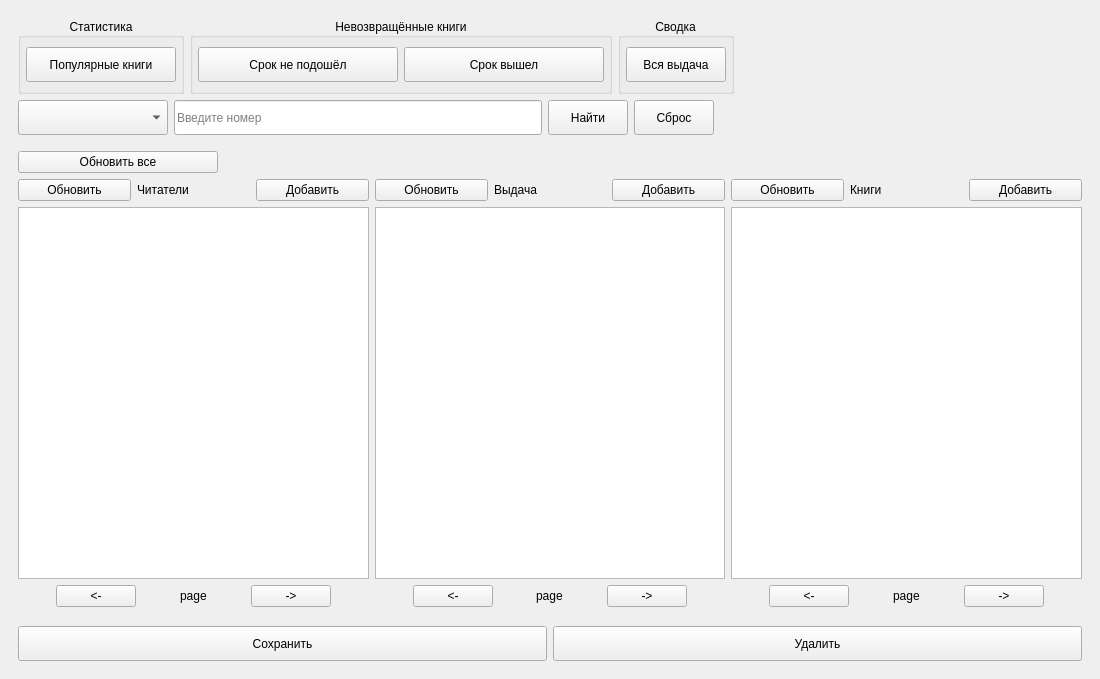
<?xml version="1.0" encoding="UTF-8"?>
<ui version="4.0">
 <class>MainWindow</class>
 <widget class="QMainWindow" name="MainWindow">
  <property name="geometry">
   <rect>
    <x>0</x>
    <y>0</y>
    <width>1100</width>
    <height>679</height>
   </rect>
  </property>
  <property name="windowTitle">
   <string>MainWindow</string>
  </property>
  <widget class="QWidget" name="centralwidget">
   <layout class="QGridLayout" name="gridLayout">
    <item row="0" column="0">
     <widget class="QStackedWidget" name="stackedWidget">
      <property name="sizePolicy">
       <sizepolicy hsizetype="Preferred" vsizetype="Preferred">
        <horstretch>0</horstretch>
        <verstretch>0</verstretch>
       </sizepolicy>
      </property>
      <property name="currentIndex">
       <number>0</number>
      </property>
      <widget class="QWidget" name="page_main">
       <property name="minimumSize">
        <size>
         <width>933</width>
         <height>661</height>
        </size>
       </property>
       <layout class="QGridLayout" name="gridLayout_4">
        <item row="0" column="0">
         <layout class="QVBoxLayout" name="verticalLayout">
          <item>
           <layout class="QHBoxLayout" name="menu_horizontalLayout">
            <item>
             <widget class="QGroupBox" name="groupBox_2">
              <property name="sizePolicy">
               <sizepolicy hsizetype="Minimum" vsizetype="Minimum">
                <horstretch>0</horstretch>
                <verstretch>0</verstretch>
               </sizepolicy>
              </property>
              <property name="title">
               <string>Статистика</string>
              </property>
              <property name="alignment">
               <set>Qt::AlignCenter</set>
              </property>
              <layout class="QHBoxLayout" name="horizontalLayout_3">
               <property name="leftMargin">
                <number>5</number>
               </property>
               <property name="rightMargin">
                <number>5</number>
               </property>
               <item>
                <widget class="QPushButton" name="statistic_button">
                 <property name="sizePolicy">
                  <sizepolicy hsizetype="Minimum" vsizetype="Fixed">
                   <horstretch>0</horstretch>
                   <verstretch>0</verstretch>
                  </sizepolicy>
                 </property>
                 <property name="minimumSize">
                  <size>
                   <width>150</width>
                   <height>35</height>
                  </size>
                 </property>
                 <property name="text">
                  <string>Популярные книги</string>
                 </property>
                </widget>
               </item>
              </layout>
             </widget>
            </item>
            <item>
             <widget class="QGroupBox" name="groupBox">
              <property name="sizePolicy">
               <sizepolicy hsizetype="Minimum" vsizetype="Minimum">
                <horstretch>0</horstretch>
                <verstretch>0</verstretch>
               </sizepolicy>
              </property>
              <property name="minimumSize">
               <size>
                <width>400</width>
                <height>35</height>
               </size>
              </property>
              <property name="layoutDirection">
               <enum>Qt::LeftToRight</enum>
              </property>
              <property name="title">
               <string>Невозвращённые книги</string>
              </property>
              <property name="alignment">
               <set>Qt::AlignCenter</set>
              </property>
              <property name="flat">
               <bool>false</bool>
              </property>
              <property name="checkable">
               <bool>false</bool>
              </property>
              <layout class="QHBoxLayout" name="horizontalLayout">
               <property name="leftMargin">
                <number>5</number>
               </property>
               <property name="rightMargin">
                <number>5</number>
               </property>
               <item>
                <widget class="QPushButton" name="in_borrowing_button">
                 <property name="sizePolicy">
                  <sizepolicy hsizetype="Minimum" vsizetype="Minimum">
                   <horstretch>0</horstretch>
                   <verstretch>0</verstretch>
                  </sizepolicy>
                 </property>
                 <property name="minimumSize">
                  <size>
                   <width>200</width>
                   <height>35</height>
                  </size>
                 </property>
                 <property name="text">
                  <string>Срок не подошёл</string>
                 </property>
                </widget>
               </item>
               <item>
                <widget class="QPushButton" name="non_returned_button">
                 <property name="sizePolicy">
                  <sizepolicy hsizetype="Minimum" vsizetype="Minimum">
                   <horstretch>0</horstretch>
                   <verstretch>0</verstretch>
                  </sizepolicy>
                 </property>
                 <property name="minimumSize">
                  <size>
                   <width>200</width>
                   <height>35</height>
                  </size>
                 </property>
                 <property name="text">
                  <string>Срок вышел</string>
                 </property>
                </widget>
               </item>
              </layout>
             </widget>
            </item>
            <item>
             <widget class="QGroupBox" name="groupBox_3">
              <property name="title">
               <string>Сводка</string>
              </property>
              <property name="alignment">
               <set>Qt::AlignCenter</set>
              </property>
              <property name="checkable">
               <bool>false</bool>
              </property>
              <layout class="QHBoxLayout" name="horizontalLayout_7">
               <property name="leftMargin">
                <number>5</number>
               </property>
               <property name="rightMargin">
                <number>5</number>
               </property>
               <item>
                <widget class="QPushButton" name="all_borrowing_button">
                 <property name="sizePolicy">
                  <sizepolicy hsizetype="Minimum" vsizetype="Minimum">
                   <horstretch>0</horstretch>
                   <verstretch>0</verstretch>
                  </sizepolicy>
                 </property>
                 <property name="minimumSize">
                  <size>
                   <width>100</width>
                   <height>0</height>
                  </size>
                 </property>
                 <property name="text">
                  <string>Вся выдача</string>
                 </property>
                </widget>
               </item>
              </layout>
             </widget>
            </item>
            <item>
             <spacer name="horizontalSpacer_4">
              <property name="orientation">
               <enum>Qt::Horizontal</enum>
              </property>
              <property name="sizeHint" stdset="0">
               <size>
                <width>40</width>
                <height>20</height>
               </size>
              </property>
             </spacer>
            </item>
           </layout>
          </item>
          <item>
           <layout class="QHBoxLayout" name="search_horizontalLayout">
            <item>
             <widget class="QComboBox" name="table_comboBox">
              <property name="sizePolicy">
               <sizepolicy hsizetype="Minimum" vsizetype="Minimum">
                <horstretch>0</horstretch>
                <verstretch>0</verstretch>
               </sizepolicy>
              </property>
              <property name="minimumSize">
               <size>
                <width>150</width>
                <height>35</height>
               </size>
              </property>
              <property name="placeholderText">
               <string>Таблица</string>
              </property>
             </widget>
            </item>
            <item>
             <widget class="QLineEdit" name="search_lineEdit">
              <property name="sizePolicy">
               <sizepolicy hsizetype="Expanding" vsizetype="Minimum">
                <horstretch>0</horstretch>
                <verstretch>0</verstretch>
               </sizepolicy>
              </property>
              <property name="minimumSize">
               <size>
                <width>0</width>
                <height>35</height>
               </size>
              </property>
              <property name="placeholderText">
               <string>Введите номер</string>
              </property>
             </widget>
            </item>
            <item>
             <widget class="QPushButton" name="search_button">
              <property name="sizePolicy">
               <sizepolicy hsizetype="Minimum" vsizetype="Minimum">
                <horstretch>0</horstretch>
                <verstretch>0</verstretch>
               </sizepolicy>
              </property>
              <property name="minimumSize">
               <size>
                <width>0</width>
                <height>35</height>
               </size>
              </property>
              <property name="text">
               <string>Найти</string>
              </property>
             </widget>
            </item>
            <item>
             <widget class="QPushButton" name="clear_search_button">
              <property name="sizePolicy">
               <sizepolicy hsizetype="Minimum" vsizetype="Minimum">
                <horstretch>0</horstretch>
                <verstretch>0</verstretch>
               </sizepolicy>
              </property>
              <property name="text">
               <string>Сброс</string>
              </property>
             </widget>
            </item>
            <item>
             <spacer name="horizontalSpacer_5">
              <property name="orientation">
               <enum>Qt::Horizontal</enum>
              </property>
              <property name="sizeHint" stdset="0">
               <size>
                <width>40</width>
                <height>20</height>
               </size>
              </property>
             </spacer>
            </item>
           </layout>
          </item>
          <item>
           <spacer name="verticalSpacer">
            <property name="orientation">
             <enum>Qt::Vertical</enum>
            </property>
            <property name="sizeType">
             <enum>QSizePolicy::Minimum</enum>
            </property>
            <property name="sizeHint" stdset="0">
             <size>
              <width>20</width>
              <height>10</height>
             </size>
            </property>
           </spacer>
          </item>
          <item>
           <widget class="QPushButton" name="refresh_all_button">
            <property name="sizePolicy">
             <sizepolicy hsizetype="Fixed" vsizetype="Fixed">
              <horstretch>0</horstretch>
              <verstretch>0</verstretch>
             </sizepolicy>
            </property>
            <property name="minimumSize">
             <size>
              <width>200</width>
              <height>0</height>
             </size>
            </property>
            <property name="text">
             <string>Обновить все</string>
            </property>
           </widget>
          </item>
          <item>
           <layout class="QHBoxLayout" name="tables_horizontalLayout">
            <item>
             <layout class="QVBoxLayout" name="readers_verticalLayout">
              <item>
               <layout class="QHBoxLayout" name="readers_headline_hl">
                <item>
                 <widget class="QPushButton" name="refresh_readers_button">
                  <property name="text">
                   <string>Обновить</string>
                  </property>
                 </widget>
                </item>
                <item>
                 <widget class="QLabel" name="readers_label">
                  <property name="text">
                   <string>Читатели</string>
                  </property>
                 </widget>
                </item>
                <item>
                 <widget class="QPushButton" name="add_reader_button">
                  <property name="text">
                   <string>Добавить</string>
                  </property>
                 </widget>
                </item>
               </layout>
              </item>
              <item>
               <widget class="QTableWidget" name="readers_table">
                <property name="frameShape">
                 <enum>QFrame::StyledPanel</enum>
                </property>
                <property name="frameShadow">
                 <enum>QFrame::Sunken</enum>
                </property>
                <property name="editTriggers">
                 <set>QAbstractItemView::NoEditTriggers</set>
                </property>
                <property name="selectionMode">
                 <enum>QAbstractItemView::SingleSelection</enum>
                </property>
                <property name="selectionBehavior">
                 <enum>QAbstractItemView::SelectRows</enum>
                </property>
                <property name="gridStyle">
                 <enum>Qt::SolidLine</enum>
                </property>
                <property name="sortingEnabled">
                 <bool>false</bool>
                </property>
                <property name="wordWrap">
                 <bool>true</bool>
                </property>
                <property name="cornerButtonEnabled">
                 <bool>true</bool>
                </property>
                <property name="rowCount">
                 <number>0</number>
                </property>
                <property name="columnCount">
                 <number>0</number>
                </property>
                <attribute name="verticalHeaderVisible">
                 <bool>false</bool>
                </attribute>
               </widget>
              </item>
              <item>
               <layout class="QHBoxLayout" name="horizontalLayout_4">
                <item>
                 <spacer name="horizontalSpacer_21">
                  <property name="orientation">
                   <enum>Qt::Horizontal</enum>
                  </property>
                  <property name="sizeHint" stdset="0">
                   <size>
                    <width>40</width>
                    <height>20</height>
                   </size>
                  </property>
                 </spacer>
                </item>
                <item>
                 <widget class="QPushButton" name="reader_back_button">
                  <property name="text">
                   <string>&lt;-</string>
                  </property>
                 </widget>
                </item>
                <item>
                 <spacer name="horizontalSpacer_3">
                  <property name="orientation">
                   <enum>Qt::Horizontal</enum>
                  </property>
                  <property name="sizeHint" stdset="0">
                   <size>
                    <width>40</width>
                    <height>20</height>
                   </size>
                  </property>
                 </spacer>
                </item>
                <item>
                 <widget class="QLabel" name="reader_page_label">
                  <property name="text">
                   <string>page</string>
                  </property>
                 </widget>
                </item>
                <item>
                 <spacer name="horizontalSpacer_15">
                  <property name="orientation">
                   <enum>Qt::Horizontal</enum>
                  </property>
                  <property name="sizeHint" stdset="0">
                   <size>
                    <width>40</width>
                    <height>20</height>
                   </size>
                  </property>
                 </spacer>
                </item>
                <item>
                 <widget class="QPushButton" name="reader_next_button">
                  <property name="text">
                   <string>-&gt;</string>
                  </property>
                 </widget>
                </item>
                <item>
                 <spacer name="horizontalSpacer_22">
                  <property name="orientation">
                   <enum>Qt::Horizontal</enum>
                  </property>
                  <property name="sizeHint" stdset="0">
                   <size>
                    <width>40</width>
                    <height>20</height>
                   </size>
                  </property>
                 </spacer>
                </item>
               </layout>
              </item>
             </layout>
            </item>
            <item>
             <layout class="QVBoxLayout" name="borrowing_verticalLayout">
              <item>
               <layout class="QHBoxLayout" name="borrowing_headline_hl">
                <item>
                 <widget class="QPushButton" name="refresh_borrowing_button">
                  <property name="text">
                   <string>Обновить</string>
                  </property>
                 </widget>
                </item>
                <item>
                 <widget class="QLabel" name="borrowing_label">
                  <property name="text">
                   <string>Выдача</string>
                  </property>
                 </widget>
                </item>
                <item>
                 <widget class="QPushButton" name="add_borrowing_button">
                  <property name="text">
                   <string>Добавить</string>
                  </property>
                 </widget>
                </item>
               </layout>
              </item>
              <item>
               <widget class="QTableWidget" name="borrowing_table">
                <property name="editTriggers">
                 <set>QAbstractItemView::NoEditTriggers</set>
                </property>
                <property name="selectionMode">
                 <enum>QAbstractItemView::SingleSelection</enum>
                </property>
                <property name="selectionBehavior">
                 <enum>QAbstractItemView::SelectRows</enum>
                </property>
                <property name="sortingEnabled">
                 <bool>false</bool>
                </property>
                <property name="rowCount">
                 <number>0</number>
                </property>
                <property name="columnCount">
                 <number>0</number>
                </property>
                <attribute name="verticalHeaderVisible">
                 <bool>false</bool>
                </attribute>
               </widget>
              </item>
              <item>
               <layout class="QHBoxLayout" name="horizontalLayout_2">
                <item>
                 <spacer name="horizontalSpacer_23">
                  <property name="orientation">
                   <enum>Qt::Horizontal</enum>
                  </property>
                  <property name="sizeHint" stdset="0">
                   <size>
                    <width>40</width>
                    <height>20</height>
                   </size>
                  </property>
                 </spacer>
                </item>
                <item>
                 <widget class="QPushButton" name="borrowing_back_button">
                  <property name="text">
                   <string>&lt;-</string>
                  </property>
                 </widget>
                </item>
                <item>
                 <spacer name="horizontalSpacer_7">
                  <property name="orientation">
                   <enum>Qt::Horizontal</enum>
                  </property>
                  <property name="sizeHint" stdset="0">
                   <size>
                    <width>40</width>
                    <height>20</height>
                   </size>
                  </property>
                 </spacer>
                </item>
                <item>
                 <widget class="QLabel" name="borrowing_page_label">
                  <property name="text">
                   <string>page</string>
                  </property>
                 </widget>
                </item>
                <item>
                 <spacer name="horizontalSpacer_16">
                  <property name="orientation">
                   <enum>Qt::Horizontal</enum>
                  </property>
                  <property name="sizeHint" stdset="0">
                   <size>
                    <width>40</width>
                    <height>20</height>
                   </size>
                  </property>
                 </spacer>
                </item>
                <item>
                 <widget class="QPushButton" name="borrowing_next_button">
                  <property name="text">
                   <string>-&gt;</string>
                  </property>
                 </widget>
                </item>
                <item>
                 <spacer name="horizontalSpacer_24">
                  <property name="orientation">
                   <enum>Qt::Horizontal</enum>
                  </property>
                  <property name="sizeHint" stdset="0">
                   <size>
                    <width>40</width>
                    <height>20</height>
                   </size>
                  </property>
                 </spacer>
                </item>
               </layout>
              </item>
             </layout>
            </item>
            <item>
             <layout class="QVBoxLayout" name="books_verticalLayout">
              <item>
               <layout class="QHBoxLayout" name="books_headline_hl">
                <item>
                 <widget class="QPushButton" name="refresh_books_button">
                  <property name="text">
                   <string>Обновить</string>
                  </property>
                 </widget>
                </item>
                <item>
                 <widget class="QLabel" name="books_label">
                  <property name="text">
                   <string>Книги</string>
                  </property>
                 </widget>
                </item>
                <item>
                 <widget class="QPushButton" name="add_book_button">
                  <property name="text">
                   <string>Добавить</string>
                  </property>
                 </widget>
                </item>
               </layout>
              </item>
              <item>
               <widget class="QTableWidget" name="books_table">
                <property name="sizePolicy">
                 <sizepolicy hsizetype="Expanding" vsizetype="Expanding">
                  <horstretch>0</horstretch>
                  <verstretch>0</verstretch>
                 </sizepolicy>
                </property>
                <property name="editTriggers">
                 <set>QAbstractItemView::NoEditTriggers</set>
                </property>
                <property name="selectionMode">
                 <enum>QAbstractItemView::SingleSelection</enum>
                </property>
                <property name="selectionBehavior">
                 <enum>QAbstractItemView::SelectRows</enum>
                </property>
                <property name="sortingEnabled">
                 <bool>false</bool>
                </property>
                <attribute name="verticalHeaderVisible">
                 <bool>false</bool>
                </attribute>
               </widget>
              </item>
              <item>
               <layout class="QHBoxLayout" name="horizontalLayout_9">
                <item>
                 <spacer name="horizontalSpacer_26">
                  <property name="orientation">
                   <enum>Qt::Horizontal</enum>
                  </property>
                  <property name="sizeHint" stdset="0">
                   <size>
                    <width>40</width>
                    <height>20</height>
                   </size>
                  </property>
                 </spacer>
                </item>
                <item>
                 <widget class="QPushButton" name="book_back_button">
                  <property name="text">
                   <string>&lt;-</string>
                  </property>
                 </widget>
                </item>
                <item>
                 <spacer name="horizontalSpacer_8">
                  <property name="orientation">
                   <enum>Qt::Horizontal</enum>
                  </property>
                  <property name="sizeHint" stdset="0">
                   <size>
                    <width>40</width>
                    <height>20</height>
                   </size>
                  </property>
                 </spacer>
                </item>
                <item>
                 <widget class="QLabel" name="book_page_label">
                  <property name="text">
                   <string>page</string>
                  </property>
                 </widget>
                </item>
                <item>
                 <spacer name="horizontalSpacer_17">
                  <property name="orientation">
                   <enum>Qt::Horizontal</enum>
                  </property>
                  <property name="sizeHint" stdset="0">
                   <size>
                    <width>40</width>
                    <height>20</height>
                   </size>
                  </property>
                 </spacer>
                </item>
                <item>
                 <widget class="QPushButton" name="book_next_button">
                  <property name="text">
                   <string>-&gt;</string>
                  </property>
                 </widget>
                </item>
                <item>
                 <spacer name="horizontalSpacer_25">
                  <property name="orientation">
                   <enum>Qt::Horizontal</enum>
                  </property>
                  <property name="sizeHint" stdset="0">
                   <size>
                    <width>40</width>
                    <height>20</height>
                   </size>
                  </property>
                 </spacer>
                </item>
               </layout>
              </item>
             </layout>
            </item>
           </layout>
          </item>
          <item>
           <spacer name="verticalSpacer_3">
            <property name="orientation">
             <enum>Qt::Vertical</enum>
            </property>
            <property name="sizeType">
             <enum>QSizePolicy::Minimum</enum>
            </property>
            <property name="sizeHint" stdset="0">
             <size>
              <width>20</width>
              <height>13</height>
             </size>
            </property>
           </spacer>
          </item>
          <item>
           <layout class="QHBoxLayout" name="crud_horizontalLayout">
            <item>
             <layout class="QHBoxLayout" name="attrs_edit_hl"/>
            </item>
            <item>
             <widget class="QPushButton" name="save_button">
              <property name="sizePolicy">
               <sizepolicy hsizetype="Minimum" vsizetype="Minimum">
                <horstretch>0</horstretch>
                <verstretch>0</verstretch>
               </sizepolicy>
              </property>
              <property name="minimumSize">
               <size>
                <width>0</width>
                <height>35</height>
               </size>
              </property>
              <property name="text">
               <string>Сохранить</string>
              </property>
             </widget>
            </item>
            <item>
             <widget class="QPushButton" name="delete_button">
              <property name="sizePolicy">
               <sizepolicy hsizetype="Minimum" vsizetype="Minimum">
                <horstretch>0</horstretch>
                <verstretch>0</verstretch>
               </sizepolicy>
              </property>
              <property name="minimumSize">
               <size>
                <width>0</width>
                <height>35</height>
               </size>
              </property>
              <property name="text">
               <string>Удалить</string>
              </property>
             </widget>
            </item>
           </layout>
          </item>
         </layout>
        </item>
       </layout>
      </widget>
      <widget class="QWidget" name="page_statistic">
       <layout class="QGridLayout" name="gridLayout_5">
        <item row="0" column="0">
         <layout class="QVBoxLayout" name="verticalLayout_2">
          <item>
           <layout class="QHBoxLayout" name="menu_horizontalLayout_2">
            <item>
             <widget class="QPushButton" name="return_button_statistic">
              <property name="sizePolicy">
               <sizepolicy hsizetype="Minimum" vsizetype="Minimum">
                <horstretch>0</horstretch>
                <verstretch>0</verstretch>
               </sizepolicy>
              </property>
              <property name="minimumSize">
               <size>
                <width>150</width>
                <height>35</height>
               </size>
              </property>
              <property name="text">
               <string>Назад</string>
              </property>
             </widget>
            </item>
            <item>
             <spacer name="horizontalSpacer">
              <property name="orientation">
               <enum>Qt::Horizontal</enum>
              </property>
              <property name="sizeType">
               <enum>QSizePolicy::Minimum</enum>
              </property>
              <property name="sizeHint" stdset="0">
               <size>
                <width>150</width>
                <height>20</height>
               </size>
              </property>
             </spacer>
            </item>
            <item>
             <widget class="QLabel" name="label_statistic_header">
              <property name="text">
               <string>Самые популярные книги</string>
              </property>
             </widget>
            </item>
            <item>
             <spacer name="horizontalSpacer_6">
              <property name="orientation">
               <enum>Qt::Horizontal</enum>
              </property>
              <property name="sizeHint" stdset="0">
               <size>
                <width>40</width>
                <height>20</height>
               </size>
              </property>
             </spacer>
            </item>
           </layout>
          </item>
          <item>
           <spacer name="verticalSpacer_5">
            <property name="orientation">
             <enum>Qt::Vertical</enum>
            </property>
            <property name="sizeType">
             <enum>QSizePolicy::Minimum</enum>
            </property>
            <property name="sizeHint" stdset="0">
             <size>
              <width>20</width>
              <height>13</height>
             </size>
            </property>
           </spacer>
          </item>
          <item>
           <layout class="QHBoxLayout" name="tables_horizontalLayout_2">
            <item>
             <layout class="QVBoxLayout" name="table_verticalLayout_statistic">
              <item>
               <layout class="QHBoxLayout" name="table_headline_statistic_hl">
                <item>
                 <widget class="QPushButton" name="refresh_button_statistic">
                  <property name="sizePolicy">
                   <sizepolicy hsizetype="Fixed" vsizetype="Minimum">
                    <horstretch>0</horstretch>
                    <verstretch>0</verstretch>
                   </sizepolicy>
                  </property>
                  <property name="minimumSize">
                   <size>
                    <width>200</width>
                    <height>30</height>
                   </size>
                  </property>
                  <property name="text">
                   <string>Обновить</string>
                  </property>
                 </widget>
                </item>
                <item>
                 <spacer name="horizontalSpacer_10">
                  <property name="orientation">
                   <enum>Qt::Horizontal</enum>
                  </property>
                  <property name="sizeType">
                   <enum>QSizePolicy::Minimum</enum>
                  </property>
                  <property name="sizeHint" stdset="0">
                   <size>
                    <width>20</width>
                    <height>20</height>
                   </size>
                  </property>
                 </spacer>
                </item>
                <item>
                 <widget class="QLabel" name="label_limit">
                  <property name="text">
                   <string>Показывать на странице:</string>
                  </property>
                 </widget>
                </item>
                <item>
                 <widget class="QSpinBox" name="limit_spinBox">
                  <property name="minimumSize">
                   <size>
                    <width>30</width>
                    <height>30</height>
                   </size>
                  </property>
                  <property name="wrapping">
                   <bool>false</bool>
                  </property>
                  <property name="showGroupSeparator" stdset="0">
                   <bool>false</bool>
                  </property>
                  <property name="minimum">
                   <number>1</number>
                  </property>
                  <property name="maximum">
                   <number>99</number>
                  </property>
                  <property name="value">
                   <number>10</number>
                  </property>
                 </widget>
                </item>
                <item>
                 <spacer name="horizontalSpacer_9">
                  <property name="orientation">
                   <enum>Qt::Horizontal</enum>
                  </property>
                  <property name="sizeType">
                   <enum>QSizePolicy::Minimum</enum>
                  </property>
                  <property name="sizeHint" stdset="0">
                   <size>
                    <width>40</width>
                    <height>20</height>
                   </size>
                  </property>
                 </spacer>
                </item>
                <item>
                 <widget class="QCheckBox" name="period_checkBox">
                  <property name="text">
                   <string>Период:</string>
                  </property>
                 </widget>
                </item>
                <item>
                 <widget class="QDateEdit" name="dateEdit">
                  <property name="minimumSize">
                   <size>
                    <width>80</width>
                    <height>30</height>
                   </size>
                  </property>
                  <property name="maximumDate">
                   <date>
                    <year>2500</year>
                    <month>12</month>
                    <day>31</day>
                   </date>
                  </property>
                  <property name="minimumDate">
                   <date>
                    <year>1980</year>
                    <month>9</month>
                    <day>14</day>
                   </date>
                  </property>
                  <property name="currentSection">
                   <enum>QDateTimeEdit::DaySection</enum>
                  </property>
                  <property name="displayFormat">
                   <string>dd.MM.yyyy</string>
                  </property>
                  <property name="date">
                   <date>
                    <year>2023</year>
                    <month>1</month>
                    <day>1</day>
                   </date>
                  </property>
                 </widget>
                </item>
                <item>
                 <spacer name="horizontalSpacer_2">
                  <property name="orientation">
                   <enum>Qt::Horizontal</enum>
                  </property>
                  <property name="sizeHint" stdset="0">
                   <size>
                    <width>40</width>
                    <height>20</height>
                   </size>
                  </property>
                 </spacer>
                </item>
               </layout>
              </item>
              <item>
               <widget class="QTableWidget" name="table_statistic">
                <property name="editTriggers">
                 <set>QAbstractItemView::NoEditTriggers</set>
                </property>
                <property name="selectionMode">
                 <enum>QAbstractItemView::ExtendedSelection</enum>
                </property>
                <property name="selectionBehavior">
                 <enum>QAbstractItemView::SelectItems</enum>
                </property>
                <property name="sortingEnabled">
                 <bool>false</bool>
                </property>
                <attribute name="verticalHeaderVisible">
                 <bool>false</bool>
                </attribute>
               </widget>
              </item>
              <item>
               <layout class="QHBoxLayout" name="horizontalLayout_5"/>
              </item>
             </layout>
            </item>
           </layout>
          </item>
         </layout>
        </item>
       </layout>
      </widget>
      <widget class="QWidget" name="page_borrowed">
       <layout class="QGridLayout" name="gridLayout_6">
        <item row="0" column="0">
         <layout class="QVBoxLayout" name="verticalLayout_3">
          <item>
           <layout class="QHBoxLayout" name="menu_horizontalLayout_3">
            <item>
             <widget class="QPushButton" name="return_button_borrowed">
              <property name="sizePolicy">
               <sizepolicy hsizetype="Minimum" vsizetype="Minimum">
                <horstretch>0</horstretch>
                <verstretch>0</verstretch>
               </sizepolicy>
              </property>
              <property name="minimumSize">
               <size>
                <width>150</width>
                <height>35</height>
               </size>
              </property>
              <property name="text">
               <string>Назад</string>
              </property>
             </widget>
            </item>
            <item>
             <spacer name="horizontalSpacer_14">
              <property name="orientation">
               <enum>Qt::Horizontal</enum>
              </property>
              <property name="sizeType">
               <enum>QSizePolicy::Minimum</enum>
              </property>
              <property name="sizeHint" stdset="0">
               <size>
                <width>320</width>
                <height>20</height>
               </size>
              </property>
             </spacer>
            </item>
            <item>
             <widget class="QLabel" name="label_borrowed_header">
              <property name="text">
               <string>Выданные книги</string>
              </property>
             </widget>
            </item>
            <item>
             <spacer name="horizontalSpacer_11">
              <property name="orientation">
               <enum>Qt::Horizontal</enum>
              </property>
              <property name="sizeHint" stdset="0">
               <size>
                <width>40</width>
                <height>20</height>
               </size>
              </property>
             </spacer>
            </item>
           </layout>
          </item>
          <item>
           <layout class="QHBoxLayout" name="search_horizontalLayout_3"/>
          </item>
          <item>
           <spacer name="verticalSpacer_8">
            <property name="orientation">
             <enum>Qt::Vertical</enum>
            </property>
            <property name="sizeType">
             <enum>QSizePolicy::Minimum</enum>
            </property>
            <property name="sizeHint" stdset="0">
             <size>
              <width>20</width>
              <height>6</height>
             </size>
            </property>
           </spacer>
          </item>
          <item>
           <layout class="QHBoxLayout" name="tables_horizontalLayout_3">
            <item>
             <layout class="QVBoxLayout" name="table_verticalLayout_borrowed">
              <item>
               <layout class="QHBoxLayout" name="table_headline_borrowed_hl">
                <item>
                 <widget class="QPushButton" name="refresh_button_borrowed">
                  <property name="sizePolicy">
                   <sizepolicy hsizetype="Fixed" vsizetype="Minimum">
                    <horstretch>0</horstretch>
                    <verstretch>0</verstretch>
                   </sizepolicy>
                  </property>
                  <property name="minimumSize">
                   <size>
                    <width>200</width>
                    <height>30</height>
                   </size>
                  </property>
                  <property name="text">
                   <string>Обновить</string>
                  </property>
                 </widget>
                </item>
                <item>
                 <widget class="QLabel" name="borrowing_label_borrowed">
                  <property name="text">
                   <string/>
                  </property>
                 </widget>
                </item>
               </layout>
              </item>
              <item>
               <widget class="QTableWidget" name="table_book_borrowing">
                <property name="editTriggers">
                 <set>QAbstractItemView::NoEditTriggers</set>
                </property>
                <property name="selectionMode">
                 <enum>QAbstractItemView::SingleSelection</enum>
                </property>
                <property name="selectionBehavior">
                 <enum>QAbstractItemView::SelectRows</enum>
                </property>
                <property name="sortingEnabled">
                 <bool>false</bool>
                </property>
                <attribute name="verticalHeaderVisible">
                 <bool>false</bool>
                </attribute>
               </widget>
              </item>
              <item>
               <layout class="QHBoxLayout" name="horizontalLayout_6">
                <item>
                 <spacer name="horizontalSpacer_19">
                  <property name="orientation">
                   <enum>Qt::Horizontal</enum>
                  </property>
                  <property name="sizeHint" stdset="0">
                   <size>
                    <width>40</width>
                    <height>20</height>
                   </size>
                  </property>
                 </spacer>
                </item>
                <item>
                 <widget class="QPushButton" name="back_button_borrowed">
                  <property name="text">
                   <string>&lt;-</string>
                  </property>
                 </widget>
                </item>
                <item>
                 <spacer name="horizontalSpacer_18">
                  <property name="orientation">
                   <enum>Qt::Horizontal</enum>
                  </property>
                  <property name="sizeType">
                   <enum>QSizePolicy::Minimum</enum>
                  </property>
                  <property name="sizeHint" stdset="0">
                   <size>
                    <width>30</width>
                    <height>20</height>
                   </size>
                  </property>
                 </spacer>
                </item>
                <item>
                 <widget class="QLabel" name="borrowed_page_label">
                  <property name="text">
                   <string>page</string>
                  </property>
                 </widget>
                </item>
                <item>
                 <spacer name="horizontalSpacer_13">
                  <property name="orientation">
                   <enum>Qt::Horizontal</enum>
                  </property>
                  <property name="sizeType">
                   <enum>QSizePolicy::Minimum</enum>
                  </property>
                  <property name="sizeHint" stdset="0">
                   <size>
                    <width>30</width>
                    <height>20</height>
                   </size>
                  </property>
                 </spacer>
                </item>
                <item>
                 <widget class="QPushButton" name="next_button_borrowed">
                  <property name="text">
                   <string>-&gt;</string>
                  </property>
                 </widget>
                </item>
                <item>
                 <spacer name="horizontalSpacer_20">
                  <property name="orientation">
                   <enum>Qt::Horizontal</enum>
                  </property>
                  <property name="sizeHint" stdset="0">
                   <size>
                    <width>40</width>
                    <height>20</height>
                   </size>
                  </property>
                 </spacer>
                </item>
               </layout>
              </item>
             </layout>
            </item>
           </layout>
          </item>
         </layout>
        </item>
       </layout>
      </widget>
     </widget>
    </item>
   </layout>
  </widget>
 </widget>
 <resources/>
 <connections/>
</ui>
